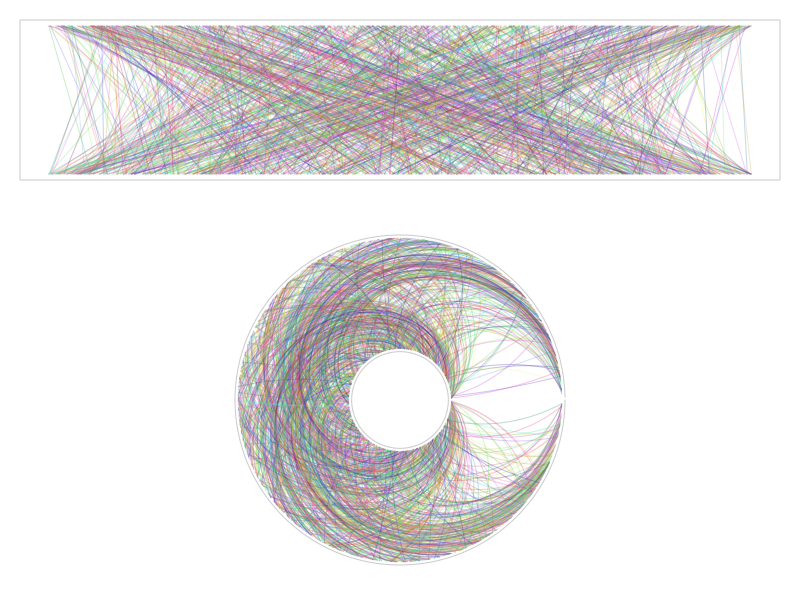

Reproduce this figure in R. (Note: this script raises an error after producing the figure.)
## ---- chunk 1
library(knitr)
knitr::opts_chunk$set(
    error = FALSE,
    tidy  = FALSE,
    message = FALSE,
    warning = FALSE,
    fig.width = 6,
    fig.height = 6
)
library(GetoptLong)
options(digits = 4)
## ---- chunk 2
library(circlize)

par(mar = c(1, 1, 1, 1))
layout(cbind(1:2), heights = c(1, 2))

x0 = runif(1000)
x1 = runif(1000)

plot(NULL, xlim = c(0, 1), ylim = c(0, 1), axes = FALSE, ann = FALSE)
segments(x0, 0, x1, 1, col = rand_color(1000, luminosity = "bright", transparency = 0.75))
box(col = "#CCCCCC")

circos.initialize(c("a"), xlim = c(0, 1))
circos.track(ylim = c(0, 1), track.height = 0.7, bg.border = NA, 
	panel.fun = function(x, y) {
	circos.lines(CELL_META$cell.xlim, rep(CELL_META$cell.ylim[1], 2), col = "#CCCCCC")
	circos.lines(CELL_META$cell.xlim, rep(CELL_META$cell.ylim[2], 2), col = "#CCCCCC")
	
	circos.connect(x0, 0, x1, 1, 
		type = "normal", border = NA,
		col = rand_color(1000, luminosity = "bright", transparency = 0.75))
})
## ---- chunk 3
par(mar = c(1, 1, 1, 1))
layout(cbind(1:2), heights = c(1, 2))

x0 = runif(1000)
x1 = runif(1000)
plot(NULL, xlim = c(0, 1), ylim = c(0, 1), axes = FALSE, ann = FALSE)

for (i in 1:1000) {
    pt = circlize:::get_bezier_points(x0[i], 0, x1[i], 1, xlim = c(0, 1), ylim = c(0, 1))
    lines(pt[, 1], pt[, 2], col = rand_color(1, luminosity = "bright", transparency = 0.75))
}
box(col = "#CCCCCC")

circos.initialize(c("a"), xlim = c(0, 1))
circos.track(ylim = c(0, 1), track.height = 0.7, bg.border = NA, 
	panel.fun = function(x, y) {
	circos.lines(CELL_META$cell.xlim, rep(CELL_META$cell.ylim[1], 2), col = "#CCCCCC")
	circos.lines(CELL_META$cell.xlim, rep(CELL_META$cell.ylim[2], 2), col = "#CCCCCC")
	
	circos.connect(x0, 0, x1, 1, 
		type = "bezier", border = NA,
		col = rand_color(1000, luminosity = "bright", transparency = 0.75))
})
## ---- chunk 4
par(mar = c(1, 1, 1, 1))
layout(cbind(1:2), heights = c(1, 2))

x0 = sort(runif(200))
x0 = matrix(x0, ncol = 2, byrow = TRUE)
x1 = sort(runif(200))
x1 = matrix(x1, ncol = 2, byrow = TRUE)

plot(NULL, xlim = c(0, 1), ylim = c(0, 1), axes = FALSE, ann = FALSE)

for (i in 1:100) {
    polygon(c(x0[i, 1], x0[i, 2], x1[i, 2], x1[i, 1]), c(0, 0, 1, 1), 
    	col = rand_color(1, luminosity = "bright", transparency = 0.5),
    	border = NA)
}
box(col = "#CCCCCC")

circos.initialize(c("a"), xlim = c(0, 1))
circos.track(ylim = c(0, 1), track.height = 0.7, bg.border = NA, 
	panel.fun = function(x, y) {
	circos.lines(CELL_META$cell.xlim, rep(CELL_META$cell.ylim[1], 2), col = "#CCCCCC")
	circos.lines(CELL_META$cell.xlim, rep(CELL_META$cell.ylim[2], 2), col = "#CCCCCC")

	circos.connect(x0, 0, x1, 1, 
		type = "normal", border = NA,
		col = rand_color(100, luminosity = "bright", transparency = 0.5))
})
## ---- chunk 5
par(mar = c(1, 1, 1, 1))
layout(cbind(1:2), heights = c(1, 2))

x0 = sort(runif(500))
x0 = matrix(x0, ncol = 2, byrow = TRUE)
x0 = x0[sample(nrow(x0), nrow(x0)), ]
x1 = sort(runif(500))
x1 = matrix(x1, ncol = 2, byrow = TRUE)
x1 = x1[sample(nrow(x1), nrow(x1)), ]

l = abs(x0[, 1] - x1[, 1]) < 0.5

x0 = x0[l, ]
x1 = x1[l, ]
plot(NULL, xlim = c(0, 1), ylim = c(0, 1), axes = FALSE, ann = FALSE)

for (i in 1:100) {
	pt1 = circlize:::get_bezier_points(x0[i, 1], 0, x1[i, 1], 1, xlim = c(0, 1), ylim = c(0, 1))
	pt2 = circlize:::get_bezier_points(x0[i, 2], 0, x1[i, 2], 1, xlim = c(0, 1), ylim = c(0, 1))

    polygon(c(x0[i, 1], x0[i, 2], pt2[, 1], rev(pt1[, 1])),
            c(0, 0, pt2[, 2], rev(pt1[, 2])), 
    	col = rand_color(1, luminosity = "bright", transparency = 0.5),
    	border = NA)
}
box(col = "#CCCCCC")

circos.initialize(c("a"), xlim = c(0, 1))
circos.track(ylim = c(0, 1), track.height = 0.7, bg.border = NA, 
	panel.fun = function(x, y) {
	circos.lines(CELL_META$cell.xlim, rep(CELL_META$cell.ylim[1], 2), col = "#CCCCCC")
	circos.lines(CELL_META$cell.xlim, rep(CELL_META$cell.ylim[2], 2), col = "#CCCCCC")

	circos.connect(x0, 0, x1, 1, 
		type = "bezier", border = NA,
		col = rand_color(nrow(x0), luminosity = "bright", transparency = 0.5))
})
